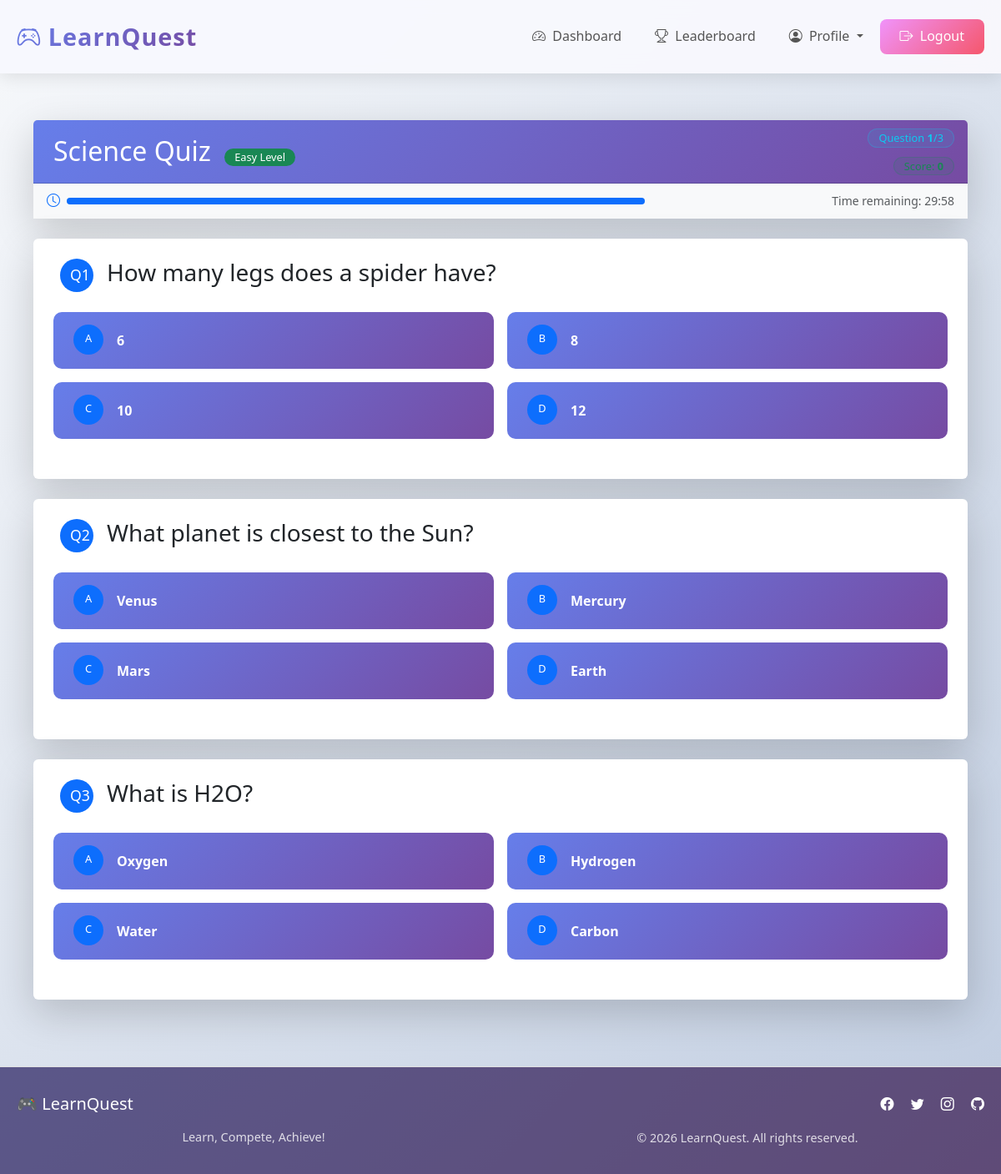
The page /quiz/Science/easy (signed in) on the database its author committed.
### tables this page shows
CREATE TABLE questions (
        id INTEGER PRIMARY KEY AUTOINCREMENT,
        subject TEXT,
        difficulty TEXT,
        question TEXT,
        option_a TEXT,
        option_b TEXT,
        option_c TEXT,
        option_d TEXT,
        correct_answer TEXT,
        explanation TEXT
    );

### app.py (the view)
@app.route('/quiz/<subject>/<difficulty>')
def quiz(subject, difficulty):
    if 'user_id' not in session:
        return redirect(url_for('login'))
    is_daily = request.args.get('daily') == 'true'
    conn = get_db()
    questions = conn.execute('SELECT * FROM questions WHERE subject = ? AND difficulty = ? ORDER BY RANDOM() LIMIT 5',
                            (subject, difficulty)).fetchall()
    conn.close()
    return render_template('quiz.html', questions=questions, subject=subject, difficulty=difficulty, is_daily=is_daily)

### app.py (called while the page is built)
def get_db():
    conn = sqlite3.connect('quiz_platform.db')
    conn.row_factory = sqlite3.Row
    return conn

### templates/quiz.html (shortened to what this page needs)
{% extends "base.html" %}
{% block content %}
<div class="container py-4">
    <div class="row mb-4">
        <div class="col-12">
            <div class="card border-0 shadow-lg animate-fade-in-up">
                <div class="card-header bg-gradient-primary text-white">
                    <div class="row align-items-center">
                        <div class="col-md-8">
                            <h2 class="mb-0">
                                {{ subject }} Quiz
                                <span
                                    class="badge bg-{{ 'success' if difficulty == 'easy' else 'warning' if difficulty == 'medium' else 'danger' }} ms-2">
                                    {{ difficulty|capitalize }} Level
                                </span>
                            </h2>
                        </div>
                        <div class="col-md-4 text-md-end">
                            <div class="d-flex flex-column align-items-md-end">
                                <div class="mb-2">
                                    <span
                                        class="badge bg-info bg-opacity-10 text-info border border-info border-opacity-25">
                                        Question <span id="current-question" class="fw-bold">1</span>/{{
                                        questions|length }}
                                    </span>
                                </div>
                                <div>
                                    <span
                                        class="badge bg-success bg-opacity-10 text-success border border-success border-opacity-25">
                                        Score: <span id="score" class="fw-bold">0</span>
                                    </span>
                                </div>
                            </div>
                        </div>
                    </div>
                </div>
                <div class="card-body py-2 bg-light">
                    <div class="row align-items-center">
                        <div class="col-md-8">
                            <div class="d-flex align-items-center">
                                <i class="bi bi-clock text-primary me-2"></i>
                                <div class="progress flex-grow-1" style="height: 8px;">
                                    <div class="progress-bar bg-primary" id="timer-bar" role="progressbar"
                                        style="width: 100%"></div>
                                </div>
                            </div>
                        </div>
                        <div class="col-md-4 text-md-end">
                            <span class="text-muted small">Time remaining: <span id="timer">30:00</span></span>
                        </div>
                    </div>
                </div>
            </div>
        </div>
    </div>
    <div id="quiz-area">
        {% for question in questions %}
        <div class="question-card" data-question="{{ loop.index }}" data-answer="{{ question.correct_answer }}">
            <div class="card border-0 shadow-lg mb-4 animate-fade-in-up">
                <div class="card-body p-4">
                    <div class="mb-4">
                        <div class="d-flex align-items-start mb-3">
                            <span class="badge bg-primary me-3"
                                style="width: 40px; height: 40px; line-height: 30px; font-size: 1.1rem;">
                                Q{{ loop.index }}
                            </span>
                            <h3 class="card-title mb-0 flex-grow-1">{{ question.question }}</h3>
                        </div>
                    </div>
                    <div class="row g-3 mb-4">
                        {% set options = [
                        ('a', question.option_a),
                        ('b', question.option_b),
                        ('c', question.option_c),
                        ('d', question.option_d)
                        ] %}
                        {% for opt, text in options %}
                        <div class="col-md-6">
                            <div class="option-card">
                                <button class="btn btn-outline-primary w-100 text-start p-3 h-100 option-btn"
                                    data-option="{{ opt }}">
                                    <div class="d-flex align-items-center">
                                        <span class="badge bg-primary me-3"
                                            style="width: 36px; height: 36px; line-height: 24px;">
                                            {{ opt|upper }}
                                        </span>
                                        <span class="flex-grow-1">{{ text }}</span>
                                    </div>
                                </button>
                            </div>
                        </div>
                        {% endfor %}
                    </div>
                </div>
            </div>
        </div>
        {% endfor %}
    </div>
</div>
{% endblock %}

### static/style.css (style rules this page uses)
* { margin: 0; padding: 0; box-sizing: border-box; }
body { font-family: 'Segoe UI', Tahoma, Geneva, Verdana, sans-serif; line-height: 1.6; color: #333; background: linear-gradient(135deg, #667eea 0%, #764ba2 100%); min-height: 100vh; }
.container { max-width: 1200px; margin: 0 auto; padding: 0 20px; }
.btn { display: inline-block; padding: 0.75rem 2rem; background: linear-gradient(135deg, #667eea 0%, #764ba2 100%); color: white; border: none; border-radius: 8px; font-size: 1rem; font-weight: 600; cursor: pointer; transition: all 0.3s ease; text-decoration: none; text-align: center; }
.badge { display: inline-block; padding: 0.25rem 0.75rem; border-radius: 20px; font-size: 0.8rem; font-weight: 600; margin-left: 0.5rem; }

### templates/base.html (style rules this page uses)
:root { --primary-gradient: linear-gradient(135deg, #667eea 0%, #764ba2 100%); --primary-color: #667eea; --secondary-color: #764ba2; --success-color: #43e97b; --danger-color: #fa709a; --warning-color: #ffd24d; --info-color: #3b4a575f; --dark-color: #4a4c4f82; --light-color: #f8f9fa; }
.animate-fade-in-up { animation: fadeInUp 0.5s ease-out; }

### templates/quiz.html (style rules this page uses)
.bg-gradient-primary { background: linear-gradient(135deg, #667eea 0%, #764ba2 100%) !important; }
.animate-fade-in-up { animation: fadeInUp 0.5s ease-out; }
.option-card .btn { transition: all 0.3s ease; border-radius: 10px; border-width: 2px; }
.progress-bar { transition: width 1s linear; }
.badge { font-weight: 500; }

### rows shown on the page
questions: question "How many legs does a spider have?", options "A" "B", options "6" "8", opt "C", option_c "10", opt "D", option_d "12"
questions: question "What planet is closest to the Sun?", opt "A", option_a "Venus", correct_answer "B", option_b "Mercury", opt "C", option_c "Mars", opt "D", option_d "Earth"
questions: question "What is H2O?", opt "A", option_a "Oxygen", opt "B", option_b "Hydrogen", correct_answer "C", option_c "Water", opt "D", option_d "Carbon"

### other values the page prints
{{ subject }} "Science"
{{ difficulty|capitalize }} "Easy"
{{ questions|length }} "3"
